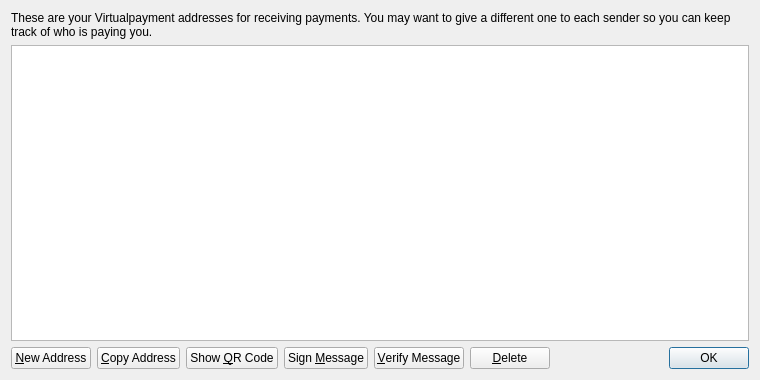
<?xml version="1.0" encoding="UTF-8"?>
<ui version="4.0">
 <class>AddressBookPage</class>
 <widget class="QWidget" name="AddressBookPage">
  <property name="geometry">
   <rect>
    <x>0</x>
    <y>0</y>
    <width>760</width>
    <height>380</height>
   </rect>
  </property>
  <property name="windowTitle">
   <string>Address Book</string>
  </property>
  <layout class="QVBoxLayout" name="verticalLayout">
   <item>
    <widget class="QLabel" name="labelExplanation">
     <property name="text">
      <string>These are your Virtualpayment addresses for receiving payments. You may want to give a different one to each sender so you can keep track of who is paying you.</string>
     </property>
     <property name="textFormat">
      <enum>Qt::PlainText</enum>
     </property>
     <property name="wordWrap">
      <bool>true</bool>
     </property>
    </widget>
   </item>
   <item>
    <widget class="QTableView" name="tableView">
     <property name="contextMenuPolicy">
      <enum>Qt::CustomContextMenu</enum>
     </property>
     <property name="toolTip">
      <string>Double-click to edit address or label</string>
     </property>
     <property name="tabKeyNavigation">
      <bool>false</bool>
     </property>
     <property name="selectionMode">
      <enum>QAbstractItemView::SingleSelection</enum>
     </property>
     <property name="selectionBehavior">
      <enum>QAbstractItemView::SelectRows</enum>
     </property>
     <property name="sortingEnabled">
      <bool>true</bool>
     </property>
     <attribute name="verticalHeaderVisible">
      <bool>false</bool>
     </attribute>
    </widget>
   </item>
   <item>
    <layout class="QHBoxLayout" name="horizontalLayout">
     <item>
      <widget class="QPushButton" name="newAddressButton">
       <property name="toolTip">
        <string>Create a new address</string>
       </property>
       <property name="text">
        <string>&amp;New Address</string>
       </property>
      </widget>
     </item>
     <item>
      <widget class="QPushButton" name="copyToClipboard">
       <property name="toolTip">
        <string>Copy the currently selected address to the system clipboard</string>
       </property>
       <property name="text">
        <string>&amp;Copy Address</string>
       </property>
      </widget>
     </item>
     <item>
      <widget class="QPushButton" name="showQRCode">
       <property name="text">
        <string>Show &amp;QR Code</string>
       </property>
      </widget>
     </item>
     <item>
      <widget class="QPushButton" name="signMessage">
       <property name="toolTip">
        <string>Sign a message to prove you own a Virtualpayment address</string>
       </property>
       <property name="text">
        <string>Sign &amp;Message</string>
       </property>
      </widget>
     </item>
     <item>
      <widget class="QPushButton" name="verifyMessage">
       <property name="toolTip">
        <string>Verify a message to ensure it was signed with a specified Virtualpayment address</string>
       </property>
       <property name="text">
        <string>&amp;Verify Message</string>
       </property>
      </widget>
     </item>
     <item>
      <widget class="QPushButton" name="deleteButton">
       <property name="toolTip">
        <string>Delete the currently selected address from the list</string>
       </property>
       <property name="text">
        <string>&amp;Delete</string>
       </property>
      </widget>
     </item>
     <item>
      <spacer name="horizontalSpacer">
       <property name="orientation">
        <enum>Qt::Horizontal</enum>
       </property>
       <property name="sizeHint" stdset="0">
        <size>
         <width>40</width>
         <height>20</height>
        </size>
       </property>
      </spacer>
     </item>
     <item>
      <widget class="QDialogButtonBox" name="buttonBox">
       <property name="sizePolicy">
        <sizepolicy hsizetype="Maximum" vsizetype="Fixed">
         <horstretch>0</horstretch>
         <verstretch>0</verstretch>
        </sizepolicy>
       </property>
       <property name="standardButtons">
        <set>QDialogButtonBox::Ok</set>
       </property>
      </widget>
     </item>
    </layout>
   </item>
  </layout>
 </widget>
 <resources>
  <include location="../bitcoin.qrc"/>
 </resources>
 <connections/>
</ui>
